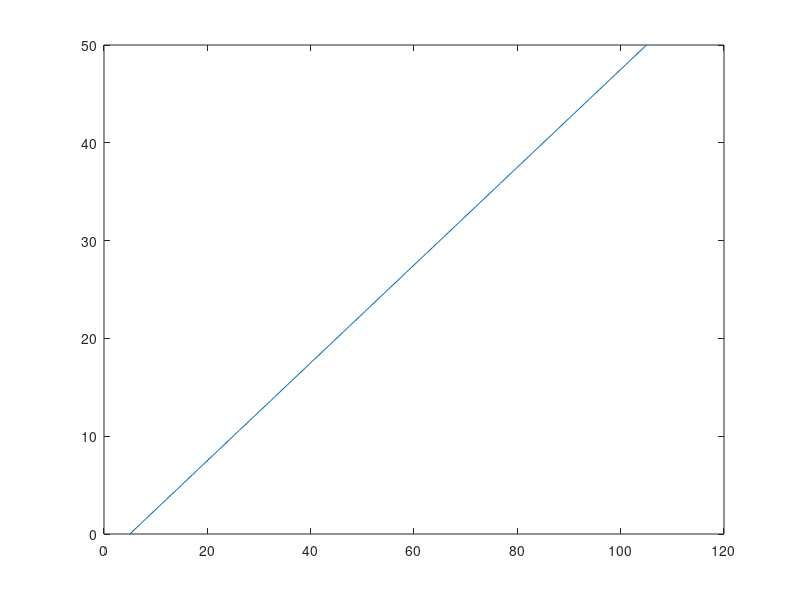

MATLAB code to generate this figure: (Note: this script raises an error after producing the figure.)
g11 = 0.7;
g22 = 0.4;
g12 = 0.4; 
g21 = 0.1;
N = 1;
theta = 2;
if g11*g22 >= theta^2*g12*g21
    fprintf("Yes minimum power solution exits");
else
    fprintf("No there isn't a solution");
end

P1= linspace(0, 50); % Adapt n for resolution of graph
P2= ((theta*g12*P1)+N*theta)/g22; %l2
p = plot(P2, P1);%l2
p.LineWidth = 2;
hold on;
P2 = linspace(0, 150);
P1 = (theta*g21*P2+ N*theta)/g11; %l1
p = plot(P2, P1);%l1
p.LineWidth = 2;
    
xlabel('P2(mW)', 'FontSize', 18);
ylabel('P1(mW)', 'FontSize', 18);
title('Power control on Channels for theta = 2', 'FontSize', 18);
% lgd = legend('theta = 1 and l1', 'theta = 1 and l2', 'theta = 2 and l1', 'theta = 2 and l2' );
lgd = legend('l2', 'l1');
lgd.FontSize = 18;
hold off;

